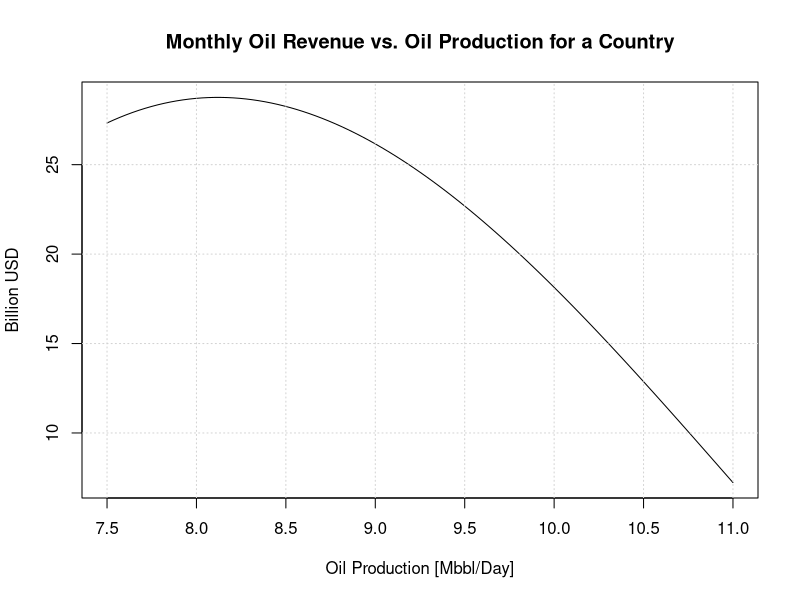
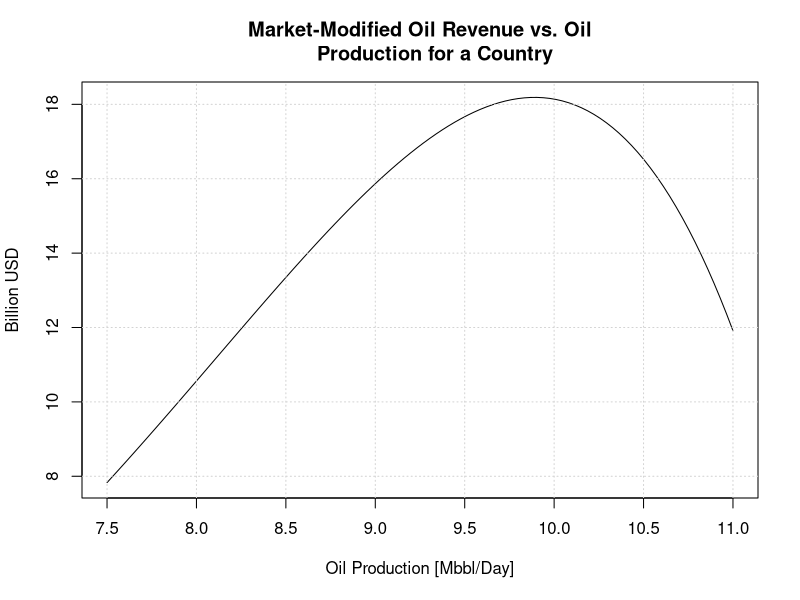

Write R code to recreate these figures, in order.
################## R Codes for #################################
## Introduction to Modern Mathematical Modeling with R: 
#   A User's Manual to Train Mathematical Consultants
#       A Cambridge University Press book by 
#                     SSP Shen
# 
# The R code was written by 
# Samuel Shen, Distinguished Professor
# San Diego State University
# Email: sshen@sdsu.edu
# www.climatestatistics.org
# R code Version 1.0: July 2024 San Diego, California, USA
################################################################


################################################################
#
# Chapter 6: Mathematical Modeling By Calculus
#
################################################################


### Optimal Dimensions of Food Cans
pfr <- function(r) {6*pi*r^3 + 9.4*pi*r^2 -1456.88} 
uniroot(pfr,c(0,8))


### Optimal Production Level of Oil
x <- seq(7.5,11.0,length=100)
rev <- function(x) {10^(-3)*30*x*(10000/(x+1)^2)*(cos(0.5*(x-8.5)))} 
plot(x,rev(x),type="l", 
     main="Monthly Oil Revenue vs. Oil Production for a Country",
     xlab="Oil Production [Mbbl/Day]",ylab="Billion USD" )
grid(nx = NULL, ny = NULL)

#Search for the maximum revenue
max(rev(x))

#Search for the optimal production level for the maximum revenue op=0
for(k in 1:100){
  if(rev(x)[k] > 28.7598){
    op=x[k]} 
}
op

crrev <- function(x) {(10000/(x+1)^2)*(cos(0.5*(x-8.5)))- 
    0.5*x*(10000/(x+1)^2)*(sin(0.5*(x-8.5)))- 
    2*x*(10000/(x+1)^3)*(cos(0.5*(x-8.5))) } 
uniroot(crrev,c(7.5,11))

x <- seq(7.5,11.0,length=100)
mrev <- function(x) {10^(-3)*30*x*exp(0.5*(x-10.0))*(10000/(x+1)^2)*(
  cos(0.5*(x-8.5)))}
plot(x,mrev(x),type="l", main="Market-Modified Oil Revenue vs. Oil
     Production for a Country", xlab="Oil Production [Mbbl/Day]",
     ylab="Billion USD" )
grid(nx = NULL, ny = NULL)

#Search for the maximum revenue
max(mrev(x))

#Search for the optimal production level for the maximum revenue op=0
for(k in 1:100){
  if(mrev(x)[k] > 18.18664){
    op=x[k]} 
}
op